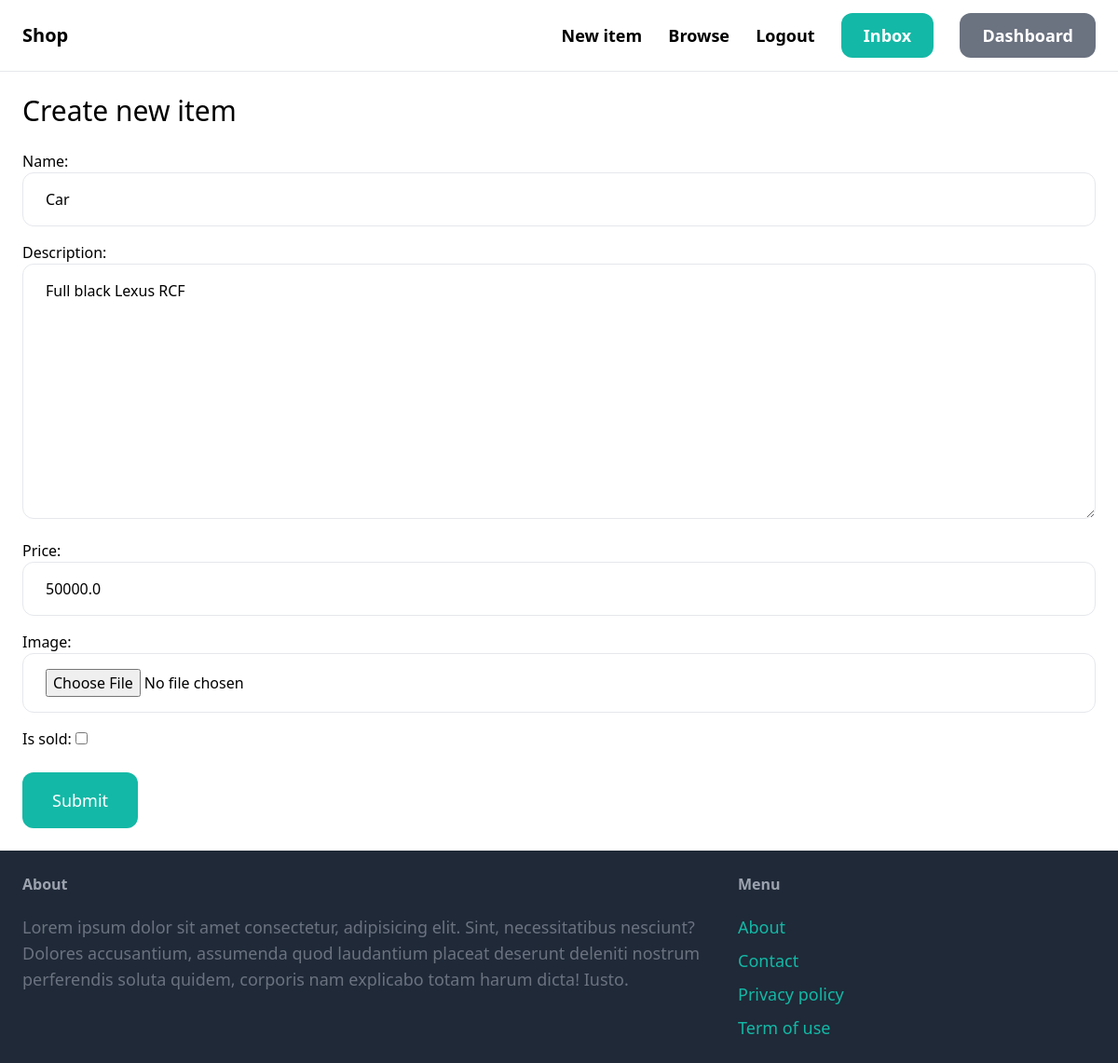
The page /items/1/edit/ (signed in) on the database its author committed.
### item/models.py (models this page shows, shortened)
class Item(models.Model):
    category = models.ForeignKey(Category, related_name='items', on_delete=models.CASCADE)
    name = models.CharField(max_length=255)
    description = models.TextField(blank=True, null=True)
    price = models.FloatField()
    image = models.ImageField(upload_to='item_images', blank=True, null=True)
    is_sold = models.BooleanField(default=False)
    created_at = models.DateTimeField(auto_now_add=True)
    created_by  = models.ForeignKey(User, related_name='items', on_delete=models.CASCADE)

### item/views.py (the view)
# urls.py: path("<int:pk>/edit/", views.edit, name="edit"),
@login_required
def edit(request, pk):
    item = get_object_or_404(Item, pk=pk, created_by=request.user)
    if request.method == "POST":
        form = EditItemForm(request.POST, request.FILES, instance=item)
        if form.is_valid():
            form.save()
            return redirect("item:detail", pk=item.id)
    else:
        form = EditItemForm(instance=item)
    return render(request, "item/form.html", {"form": form, "title": "Create new item"})

### item/forms.py
class EditItemForm(forms.ModelForm):
    class Meta:
        model = Item
        fields = (
            "name",
            "description",
            "price",
            "image",
            "is_sold",
        )
        widgets = {
            "name": forms.TextInput(attrs={"class": INPUT_CLASSES}),
            "description": forms.Textarea(attrs={"class": INPUT_CLASSES}),
            "price": forms.TextInput(attrs={"class": INPUT_CLASSES}),
            "image": forms.FileInput(attrs={"class": INPUT_CLASSES}),
        }

### item/templates/item/form.html (shortened to what this page needs)
{% extends 'core/base.html' %}
{% block content %}
<h1 class="mb-6 text-3xl">{{ title }}</h1>
<form method="post" action="." enctype="multipart/form-data">
    <div class="space-y-4">
        {{ form.as_p }}
    </div>
    <br>
    <button class="py-4 px-8 text-lg bg-teal-500 hover:bg-teal-700 rounded-xl text-white">Submit</button>
</form>
{% endblock %}

### rows shown on the page
Item: name "Car", description "Full black Lexus RCF", price "50000.0"

### other values the page prints
{{ title }} "Create new item"
